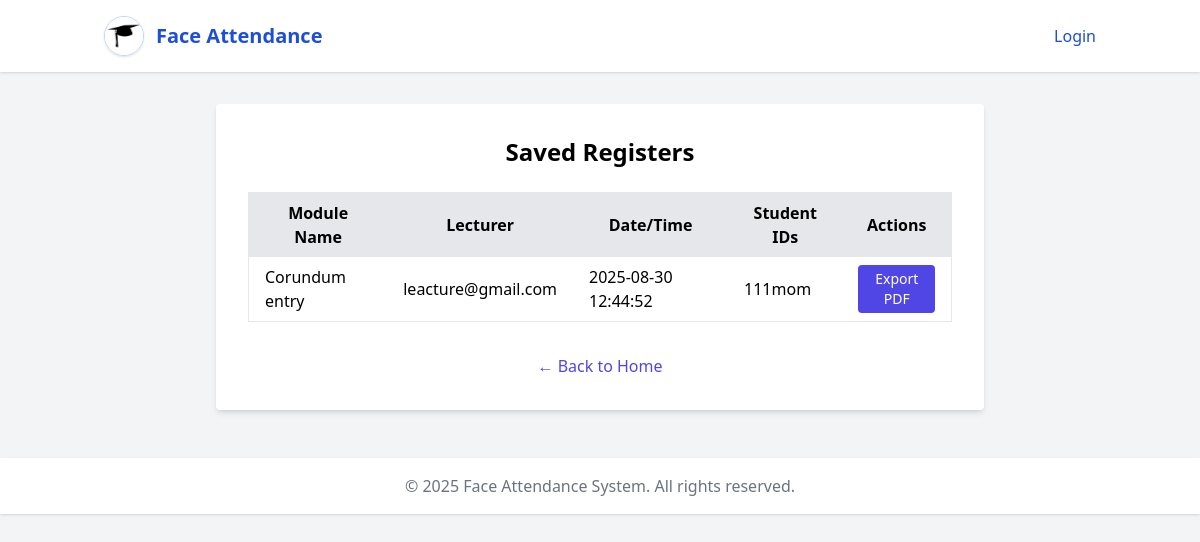
The app's page /registers (signed in), older data.
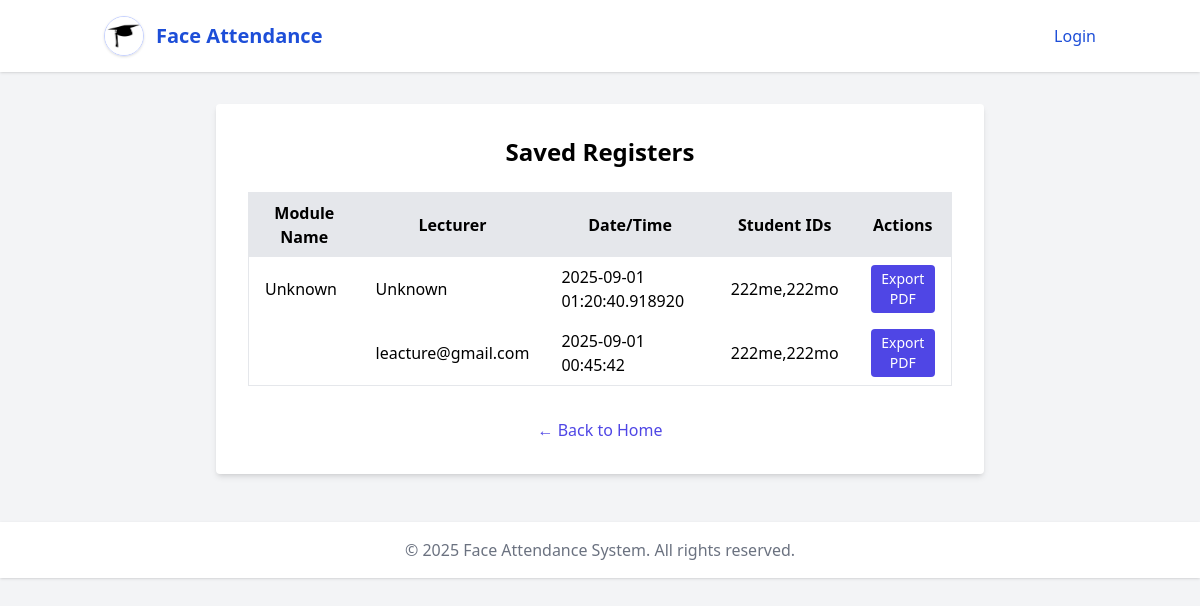
The same page, newer data.
### models.py (models this page shows)
class Register(db.Model):
    id = db.Column(db.Integer, primary_key=True)
    module_name = db.Column(db.String(100), nullable=False)
    lecturer_name = db.Column(db.String(100), nullable=False)
    date_time = db.Column(db.DateTime, nullable=False, default=datetime.utcnow)
    student_ids = db.Column(db.Text, nullable=False)  # Comma-separated student IDs

### app.py (the view)
@app.route('/registers', methods=['GET'])
@login_required(role='lecturer')
def list_registers():
    from flask import render_template
    from models import Register
    import datetime
    with app.app_context():
        registers = Register.query.order_by(Register.date_time.desc()).all()
    current_year = datetime.datetime.now().year
    return render_template('registers_list.html', registers=registers, current_year=current_year)

### app.py (called while the page is built)
def login_required(role=None):
    def decorator(f):
        @wraps(f)
        def decorated_function(*args, **kwargs):
            if 'user' not in session:
                return redirect(url_for('login'))
            if role and session.get('role') != role:
                return redirect(url_for('login'))
            return f(*args, **kwargs)
        return decorated_function
    return decorator

### templates/registers_list.html (shortened to what this page needs)
{% extends "base.html" %}
{% block content %}
<div class="bg-white p-8 rounded shadow-md w-full max-w-3xl mx-auto mt-8">
    <h1 class="text-2xl font-bold mb-6 text-center">Saved Registers</h1>
    {% if registers and registers|length > 0 %}
    <table class="w-full border mb-4">
        <thead>
            <tr class="bg-gray-200">
                <th class="px-4 py-2">Module Name</th>
                <th class="px-4 py-2">Lecturer</th>
                <th class="px-4 py-2">Date/Time</th>
                <th class="px-4 py-2">Student IDs</th>
                <th class="px-4 py-2">Actions</th>
            </tr>
        </thead>
        <tbody>
            {% for reg in registers %}
            <tr>
                <td class="px-4 py-2">{{ reg.module_name }}</td>
                <td class="px-4 py-2">{{ reg.lecturer_name }}</td>
                <td class="px-4 py-2">{{ reg.date_time }}</td>
                <td class="px-4 py-2">{{ reg.student_ids }}</td>
                <td class="px-4 py-2">
                    <form method="POST" action="/export-register">
                        <button type="submit" class="bg-indigo-600 text-white px-2 py-1 rounded text-sm">Export PDF</button>
                    </form>
                </td>
            </tr>
            {% endfor %}
        </tbody>
    </table>
    {% else %}
    <div class="text-center text-red-600">No registers saved yet.</div>
    {% endif %}
    <a href="/" class="block mt-8 text-indigo-600 text-center font-medium hover:underline">&#8592; Back to Home</a>
</div>
{% endblock %}

### templates/base.html (shortened to what this page needs)
<!DOCTYPE html>
<html lang="en">
<head>
    <script src="https://cdn.tailwindcss.com"></script>
</head>
<body class="bg-gray-100 min-h-screen">
    <nav class="bg-white shadow mb-8">
        <div class="container mx-auto px-4 py-4 flex justify-between items-center">
            <div class="flex items-center gap-3">
                <img src="/static/LogoFace.jpg" alt="Logo" class="h-10 w-10 rounded-full border border-indigo-200 shadow">
                <span class="font-bold text-xl text-blue-700">Face Attendance</span>
            </div>
            <ul class="flex space-x-4">
                {% if user %}
                    {% if role == 'admin' %}
                        <li><a href="/logout" class="text-red-600 hover:underline">Logout</a></li>
                        <li><a href="/enroll" class="text-blue-700 hover:underline">Enroll Student</a></li>
                        <li><a href="/create-lecturer" class="text-green-700 hover:underline">Create Lecturer</a></li>
                        <li><a href="/students" class="text-gray-700 hover:underline">View Students</a></li>
                        <li><a href="/lecturers" class="text-indigo-700 hover:underline">View Lecturers</a></li>
                        <li><a href="/qualifications" class="text-yellow-700 hover:underline">Qualifications</a></li>
                        <li><a href="/modules" class="text-blue-700 hover:underline">Modules</a></li>
                    {% elif role == 'lecturer' %}
                        <li><a href="/logout" class="text-red-600 hover:underline">Logout</a></li>
                        <li><a href="/attendance" class="text-green-700 hover:underline">Mark Attendance</a></li>
                        <li><a href="/mark-register" class="text-purple-700 hover:underline">Mark Register</a></li>
                        <li><a href="/live-attendance" class="text-pink-700 hover:underline">Live Camera Attendance</a></li>
                        <li><a href="/registers" class="text-blue-700 hover:underline">Saved Registers</a></li>
                    {% endif %}
                    <li><a href="/" class="text-blue-700 hover:underline">Home</a></li>
                {% else %}
                    <li><a href="/login" class="text-blue-700 hover:underline">Login</a></li>
                {% endif %}
            </ul>
        </div>
    </nav>
    <main class="container mx-auto px-4">
        {% block content %}{% endblock %}
    </main>
    <footer class="bg-white shadow mt-12 py-4">
        <div class="container mx-auto px-4 text-center text-gray-500">
            &copy; {{ current_year }} Face Attendance System. All rights reserved.
        </div>
    </footer>
</body>
</html>

Row changes from the older to the newer data that the page shows:
added Register: module_name "Unknown", lecturer_name "Unknown", date_time "2025-09-01 01:20:40.918920", student_ids "222me,222mo"
changed Register "leacture@gmail.com": date_time "2025-08-30 12:44:52" → "2025-09-01 00:45:42"; student_ids "111mom" → "222me,222mo"; module_name "Corundum entry" → (not shown)
